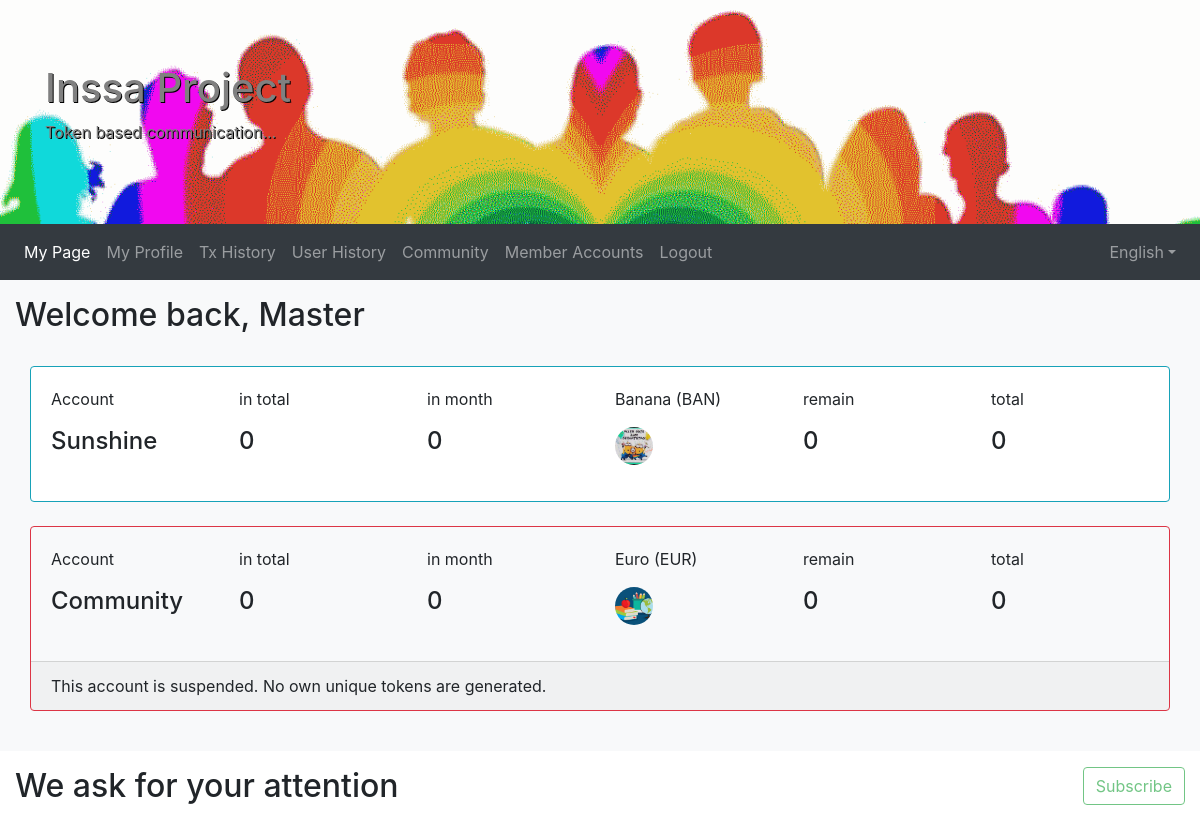
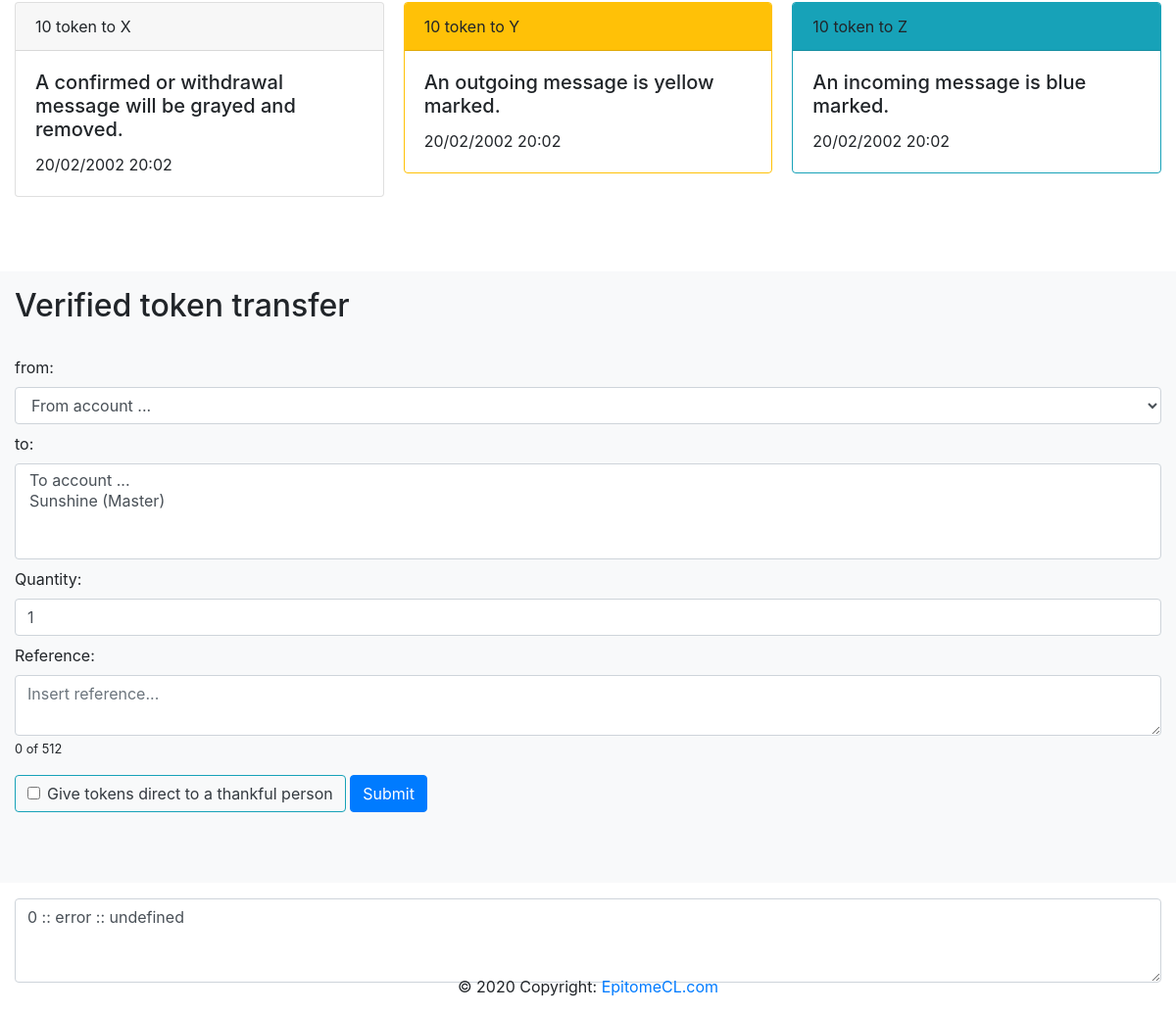
The app's page / (signed in) with its own data (2 pictures, top to bottom).
### tables this page shows
CREATE TABLE `user` (
  `user_id` int(11) NOT NULL,
  `name` varchar(32) NOT NULL,
  `email` varchar(128) NOT NULL,
  `password` varchar(64) NOT NULL,
  `salt` varchar(64) NOT NULL,
  `comment` varchar(1000) NOT NULL,
  `birthday` date NOT NULL,
  `modified` timestamp NOT NULL DEFAULT CURRENT_TIMESTAMP,
  `created` timestamp NOT NULL DEFAULT CURRENT_TIMESTAMP
);

CREATE TABLE `account` (
  `account_id` int(11) NOT NULL,
  `user_id` int(11) NOT NULL,
  `name` varchar(64) NOT NULL,
  `token` varchar(64) NOT NULL,
  `symbol` varchar(6) NOT NULL,
  `icon` varchar(255) NOT NULL,
  `suspended` int(1) NOT NULL,
  `community` int(1) NOT NULL,
  `modified` timestamp NOT NULL DEFAULT CURRENT_TIMESTAMP,
  `created` timestamp NOT NULL DEFAULT CURRENT_TIMESTAMP
);

### classes/modules/MyPage.php (called while the page is built, shortened)
<?php
class MyPage {
	private $mysqli;
	public function __construct($mysqli) {
		$this->mysqli = $mysqli;
	}
	public function doGet($userId, $lang) {
		$mysqli = $this->mysqli;
		$arrUserAccount = $this->getArrUserAccount($mysqli, $userId);
		foreach ($arrUserAccount as $account) {
			$obj = new \stdClass();
			$obj->accountName = $account->accountName;
			$obj->tokenName = $account->tokenName;
			$obj->tokenSymbol = $account->tokenSymbol;
			$obj->tokenIcon = $this->getTokenImage($account->tokenIcon);
			$obj->remain = $this->getUniqueTokenRemain($mysqli, $account->accountId);
			$obj->total = $this->getUniqueTokenTotal($mysqli, $account->accountId);
			$obj->received = $this->getReceivedTokenTotal($mysqli, $account->accountId);
			$obj->month = $this->getReceivedTokenMonth($mysqli, $account->accountId);
			$obj->suspended = $account->suspended;
		}
		$userData = $this->getUserData($mysqli, $userId);
		$listPendingTransactionByReceiver = $this->getListPendingTransactionByReceiver($mysqli, $userId);
		$listPendingTransactionBySender = $this->getListPendingTransactionBySender($mysqli, $userId);
		$arrOptionSender = $this->getOptionArraySender($mysqli, $userId);
		$txtOptionReceiver = $this->getOptionArrayReceiver($mysqli, $userId);
		$isAdmin = $this->isAdmin($mysqli, $userId);
		$isMember = $this->isMember($mysqli, $userId);
		require_once(sprintf("MyPageView_%s.php", $lang));
	}
	private function getTokenImage($source) {
		return $source;
	}
	private function getOptionArrayReceiver($mysqli, $userId) {
		$sql = "SELECT account.account_id, account.name, user.name as userName FROM account ";
		$sql .= "LEFT JOIN user ON (user.user_id = account.user_id) ";
		$sql .= "WHERE account.community=0;";
		$data = array();
		if ($result = $mysqli->query($sql)) {
			while($row = $result->fetch_assoc()) {
				array_push($data, $row);
			}
		}
		$option = array();
		foreach ($data as $index => $row) {
			$userName = trim($row["userName"]);
			$value = intval($row["account_id"]);
			$text = trim($row["name"]);
			array_push($option, sprintf("<option value=\"%d\">%s (%s)</option>", $value, $text, $userName));
		}
		return implode("\n", $option);
	}
	private function getOptionArraySender($mysqli, $userId) {
		$sql = "SELECT account.account_id, account.name FROM account ";
		$sql .= sprintf("WHERE user_id = %d ", $userId);
		$sql .= "ORDER BY account.community;";
		$data = array();
		if ($result = $mysqli->query($sql)) {
			while($row = $result->fetch_assoc()) {
				array_push($data, $row);
			}
		}
		$option = array();
		foreach ($data as $index => $row) {
			$value = intval($row["account_id"]);
			$selected = (count($data) == 1) ? "selected=\"selected\"" : "";
			$text = trim($row["name"]);
			array_push($option, sprintf("<option value=\"%d\"%s>%s</option>", $value, $selected, $text));
		}
		return $option;
	}
	private function getUserData($mysqli, $userId) {
		$data = NULL;
		$sql = "SELECT user.user_id, user.name AS userName, user.email, user.comment ";
		$sql .= "FROM user ";
		$sql .= sprintf("WHERE user.user_id = %d;", $userId);
		if ($result = $mysqli->query($sql)) {
			while($row = $result->fetch_assoc()) {
				$data = new \stdClass;
				$data->userId = intval($row["user_id"]);
				$data->email = trim($row["email"]);
				$data->userName = trim($row["userName"]);
				$data->comment = trim($row["comment"]);
			}
		}
		return $data;
	}
	private function getArrUserAccount($mysqli, $userId) {
		$data = array();
		$sql = "SELECT account.account_id AS accountId, account.name AS accountName, account.suspended, ";
		$sql .= "account.token AS tokenName, account.symbol AS tokenSymbol, account.icon AS tokenIcon ";
		$sql .= "FROM account ";
		$sql .= "LEFT JOIN user ON (user.user_id = account.user_id) ";
		$sql .= sprintf("WHERE account.user_id = %d ", $userId);
		$sql .= "ORDER BY account.suspended, account.name;";
		if ($result = $mysqli->query($sql)) {
			while($row = $result->fetch_assoc()) {
				$obj = new \stdClass();
				$obj->accountId = intval($row["accountId"]);
				$obj->accountName = trim($row["accountName"]);
				$obj->tokenName = trim($row["tokenName"]);
				$obj->tokenSymbol = trim($row["tokenSymbol"]);
				$obj->tokenIcon = trim($row["tokenIcon"]);
				$obj->suspended = intval($row["suspended"]);
				array_push($data, $obj);
			}
		}
		return $data;
	}
	private function isAdmin($mysqli, $userId) {
		$value = 0;
		$sql = "SELECT account.account_id FROM management ";
		$sql .= "LEFT JOIN account ON (account.user_id = management.user_id) ";
		$sql .= sprintf("WHERE account.user_id = %d;", $userId);
		if ($result = $mysqli->query($sql)) {
			while($row = $result->fetch_assoc()) {
				$value = intval($row["account_id"]);
			}
		}
		return $value;
	}
	private function isMember($mysqli, $userId) {
		$value = 0;
		$sql = "SELECT COUNT(account.user_id) AS counter  ";
		$sql .= "FROM account ";
		$sql .= sprintf("WHERE account.user_id = %d;", $userId);
		if ($result = $mysqli->query($sql)) {
			while($row = $result->fetch_assoc()) {
				$value = intval($row["counter"]);
			}
		}
		return $value;
	}
	private function getUniqueTokenRemain($mysqli, $accountId) {
		$token = 0;
		return $token;
	}
	private function getUniqueTokenTotal($mysqli, $accountId) {
		$token = 0;
		return $token;
	}
	private function getReceivedTokenMonth($mysqli, $accountId) {
		$token = 0;
		return $token;
	}
	private function getReceivedTokenTotal($mysqli, $accountId) {
		$token = 0;
		return $token;
	}
	private function getListPendingTransactionByReceiver($mysqli, $userId) {
		$data = array();
		$sql = "SELECT account.account_id 'accountId', account.name AS 'account', ";
		$sql .= "pending.pending_id AS pendingId, quantity, reference, ";
		$sql .= "date_format(pending.modified, '%m/%d/%Y %H:%i') AS datetime ";
		$sql .= "FROM pending ";
		$sql .= "LEFT JOIN account ON (account.account_id = pending.sender_id) ";
		$sql .= "WHERE pending.receiver_id IN ";
		$sql .= sprintf("(SELECT account.account_id FROM account WHERE account.user_id = %d) ", $userId);
		$sql .= "ORDER BY pending.modified DESC;";
		if ($result = $mysqli->query($sql)) {
			while ($row = $result->fetch_assoc()) {
				array_push($data, $row);
			}
		}
		return $data;
	}
	private function getListPendingTransactionBySender($mysqli, $userId) {
		$data = array();
		$sql = "SELECT account.account_id 'accountId', account.name AS 'account', ";
		$sql .= "pending.pending_id AS pendingId, quantity, reference, ";
		$sql .= "date_format(pending.modified, '%m/%d/%Y %H:%i') AS datetime ";
		$sql .= "FROM pending ";
		$sql .= "LEFT JOIN account ON (account.account_id = pending.receiver_id) ";
		$sql .= "WHERE pending.sender_id IN ";
		$sql .= sprintf("(SELECT account.account_id FROM account WHERE account.user_id = %d) ", $userId);
		$sql .= "ORDER BY pending.modified DESC;";
		if ($result = $mysqli->query($sql)) {
			while ($row = $result->fetch_assoc()) {
				array_push($data, $row);
			}
		}
		return $data;
	}
}

### classes/modules/MyPageView_us.php (the view, shortened to what this page needs)
<!DOCTYPE html>
<html lang="en">
<head>
  <link rel="stylesheet" href="https://maxcdn.bootstrapcdn.com/bootstrap/4.1.3/css/bootstrap.min.css">
  <link href="https://cdnjs.cloudflare.com/ajax/libs/flag-icon-css/3.1.0/css/flag-icon.min.css" rel="stylesheet">
</head>
<body>
<div class="jumbotron jumbotron-fluid mb-0">
  <div class="container">
    <h1>Inssa Project</h1>
    <p>Token based communication...</p>
  </div>
</div>
<nav class="navbar navbar-expand-sm bg-dark navbar-dark">
	<div class="collapse navbar-collapse" id="collapsibleNavbar">
		<ul class="navbar-nav">
			<li class="nav-item">
				<a class="nav-link active" href="<?php echo $_SERVER['PHP_SELF']; ?>?module=mypage">My Page</a>
			</li>
			<li class="nav-item">
				<a class="nav-link" href="<?php echo $_SERVER['PHP_SELF']; ?>?module=userprofile">My Profile</a>
			</li>
			<?php if ($isMember): ?>
			<li class="nav-item">
				<a class="nav-link" href="<?php echo $_SERVER['PHP_SELF']; ?>?module=txhistory">Tx History</a>
			</li>
			<li class="nav-item">
				<a class="nav-link" href="<?php echo $_SERVER['PHP_SELF']; ?>?module=userhistory">User History</a>
			</li>
			<li class="nav-item">
				<a class="nav-link" href="<?php echo $_SERVER['PHP_SELF']; ?>?module=community">Community</a>
			</li>
			<?php endif; ?>
			<?php if ($isAdmin): ?>
			<li class="nav-item">
				<a class="nav-link" href="<?php echo $_SERVER['PHP_SELF']; ?>?module=admin">Member Accounts</a>
			</li>
			<?php endif; ?>
			<li class="nav-item">
				<a class="nav-link" href="<?php echo $_SERVER['PHP_SELF']; ?>?module=logout">Logout</a>
			</li>
		</ul>
		<ul class="navbar-nav ml-auto">
			<li class="nav-item dropdown">
				<?php $language = trim(array("de"=>"Deutsch", "us"=>"English", "kr"=>"한국어")[$lang]); ?>
				<a class="nav-link dropdown-toggle" id="dropdownlang" data-toggle="dropdown" aria-haspopup="true" aria-expanded="false"><span class="flag-icon flag-icon-<?php echo $lang; ?>"> </span> <?php echo $language; ?></a>
			</li>
		</ul>
	</div>
</nav>
<section class="container-section bg-light">
	<div class="container-fluid mb-4">
		<div class="row">
			<div class="col-sm-7"><h2>Welcome back, <?php echo trim($userData->userName); ?><div class="blink note">!</div></h2></div>
			<div class="col-sm-5">
			</div>
		</div>
	<div class="container-fluid viewUserAccount mb-4">
		<?php foreach ($data as $account): ?>
		<div class="card border-<?php echo (intval($account->suspended)) ? "danger bg-light" : "info"; ?> mt-4">
		<div class="card-body">
		<div class="row">
			<div class="col-sm-6">
				<div class="row">
					<div class="col-4">
						<p>Account</p>
						<h4><?php echo trim($account->accountName); ?></h4>
					</div>
					  <div class="col-4">
						<p>in total</p>
						<h4 class="d-inline"><?php echo intval($account->received); ?><h4>
					  </div>
					  <div class="col-4">
						<p>in month</p>
						<h4><?php echo intval($account->month); ?><h4>
					  </div>
				</div>
			</div>
			<div class="col-sm-6">
				<div class="row">
					<div class="col-4">
						<p><?php echo trim($account->tokenName); ?> (<?php echo trim($account->tokenSymbol); ?>)<p>
						<img src="<?php echo trim($account->tokenIcon); ?>" style="height:38px;" class="rounded-circle" title="<?php echo trim($account->tokenName); ?>">
					  </div>
						<div class="col-4">
							<p>remain</p>
							<h4><?php echo intval($account->remain); ?><h4>
						</div>
						<div class="col-4">
							<p>total</p>
							<h4><?php echo intval($account->total); ?><h4>
						</div>
				</div>
			</div>
		</div>
		</div>
		<?php if (intval($account->suspended)): ?>
		<div class="card-footer">This account is suspended. No own unique tokens are generated.</div>
		<?php endif; ?>
		</div>
		<?php endforeach; ?>
		</div>
	</div>
</section>
<?php if (count($data) > 0): ?>
<section class="container-section">
	<div class="container-fluid mb-4">
		<div class="row pb-4">
			<div class="col-sm-7">
				<h2>We ask for your attention<div class="blink dot">.</div></h2>
			</div>
			<div class="col-sm-5">
				<div class="btn-toolbar justify-content-end">
					<button type="button" id="push-btn" disabled class="btn btn-outline-success">
					Subscribe
					</button>
				</div>
			</div>
		</div>
		<div class="row pb-4">
			<div class="col-sm-12">
				<div class="card-columns viewPendingTransaction">
					<?php if (count($listPendingTransactionBySender) == 0 && count($listPendingTransactionByReceiver) == 0): ?>
						<div class="card" data-NGINX="" data-pendingId="0" data-dialog="0" data-accountId="0">
							<div class="card-header">10 token to X</div>
							<div class="card-body">
								<h5 class="card-title">A confirmed or withdrawal message will be grayed and removed.</h5>
								<p class="card-text">20/02/2002 20:02</p>
							</div>
						</div>
						<div class="card border-warning" data-pendingId="0" data-dialog="0" data-accountId="0">
							<div class="card-header bg-warning">10 token to Y</div>
							<div class="card-body">
								<h5 class="card-title">An outgoing message is yellow marked.</h5>
								<p class="card-text">20/02/2002 20:02</p>
							</div>
						</div>
						<div class="card border-info" data-pendingId="0" data-dialog="0" data-accountId="0">
							<div class="card-header bg-info">10 token to Z</div>
							<div class="card-body">
								<h5 class="card-title">An incoming message is blue marked.</h5>
								<p class="card-text">20/02/2002 20:02</p>
							</div>
						</div>
					<?php endif; ?>
				</div>
			</div>
		</div>
	</div>
</section>
<section class="container-section bg-light">
	<div class="container-fluid mb-4">
		<div class="row pb-4">
			<div class="col-sm-12">
				<h2>Verified token transfer</h2>
			</div>
		</div>
		<div class="row pb-4">
			<div class="col-sm-12">
				<form method="post" action="<?php echo $_SERVER['PHP_SELF']; ?>">
					<?php if (count($arrOptionSender) == 1): ?>
					<input type="hidden" name="senderId" value="<?php echo $data[0]->accountId; ?>">
					<?php else: ?>
					<label for="senderId" class="mr-sm-2">from:</label>
					<select class="form-control mb-2 mr-sm-2" name="senderId">
						<option value="0">From account ...</option>
					<select>
					<?php endif; ?>
					<label for="receiverId" class="mr-sm-2">to:</label>
					<select class="form-control mb-2 mr-sm-2" name="receiverIds[]" multiple="multiple" required="required">
						<option value="0">To account ...</option>
						<?php echo $txtOptionReceiver; ?>
					<select>
					<label for="quantity" class="mr-sm-2">Quantity:</label>
					<input type="text" class="form-control mb-2 mr-sm-2" name="quantity" value="1">
					<label for="reference" class="mr-sm-2">Reference:</label>
					<textarea class="form-control mr-sm-2" id="textarea-1" name="reference" rows="2" placeholder="Insert reference..." required="required"></textarea>
					<div class="mt-2">
						<button type="button" class="btn btn-outline-info text-dark">
							<div class="form-check">
								<label class="form-check-label cursor-pointer">
									<input type="checkbox" class="form-check-input cursor-pointer" id="checkboxDirectTokenTransfer" value="1">Give tokens direct to a thankful person
								</label>
							</div>
						</button>
						<button type="button" class="btn btn-primary module mt-2 mb-2">Submit</button>
					</div>
				</form>
			</div>
		</div>
	</div>
</section>
<?php endif; ?>
<section class="container-section">
	<div class="container-fluid mb-3">
		<div class="row mb-3">
			<div class="col-sm-12 output blue">
				<textarea class="form-control" id="jsondata" rows="3">&#x1F608;</textarea>
			</div>
		</div>
	</div>
</section>
<footer class="page-footer font-small pt-4 fixed-bottom">
	<div class="footer-copyright text-center py-3">© <?php echo date("Y");?> Copyright:
		<a href="https://epitomecl.com"> EpitomeCL.com</a>
	</div>
</footer>
</body>
</html>

### records on screen
user: name "Master"
account: name "Sunshine", suspended "0", token "Banana", symbol "BAN", icon (picture)
account: name "Community", received "0", month "0", token "Euro", symbol "EUR", icon (picture), remain "0", total "0", shows "This account is suspended. No own unique tokens are generated."

### other values on screen
$language "English"
